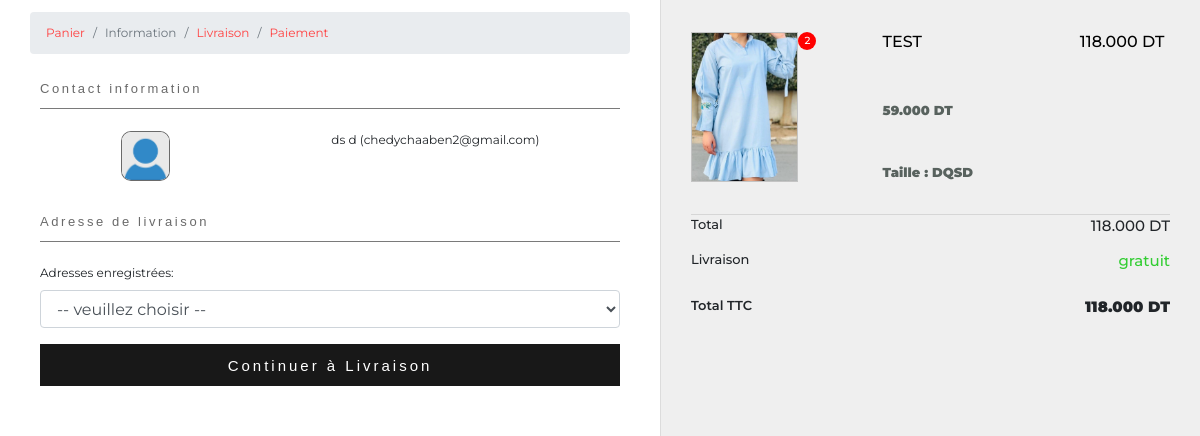
Screenshot of /checkout/step=information/ (signed in) with the database file from the repository.
### users/models.py (models this page shows, shortened)
class Account(AbstractBaseUser):
	prenom 					= models.CharField(max_length=30)
	nom 					= models.CharField(max_length=30)
	phone 					= models.CharField(max_length=30)
	email 					= models.EmailField(verbose_name="email", max_length=60, unique=True)
	date_joined				= models.DateTimeField(verbose_name='date joined', auto_now_add=True)
	last_login				= models.DateTimeField(verbose_name='last login', auto_now=True)
	is_admin				= models.BooleanField(default=False)
	is_active				= models.BooleanField(default=True)
	is_staff				= models.BooleanField(default=False)
	is_superuser			= models.BooleanField(default=False)
	USERNAME_FIELD = 'email' #login field
	objects = MyAccountManager()

class Profile(models.Model):
    user = models.OneToOneField(Account, on_delete=models.CASCADE) # CASCADE Means if the User is deleted , delete Profile too
    image = models.ImageField(default='default.jpg', upload_to='profile_pics')

### femalemodeapp/models.py (models this page shows, shortened)
class OrderArticle(models.Model): # create and order from that product taken
    user = models.ForeignKey(Account,
                            on_delete=models.CASCADE, blank=True, null=True)
    device = models.CharField(max_length=40, blank=True, null=True)
    article = models.ForeignKey(Article, on_delete=models.SET_NULL, blank=True, null=True)  #REMOVE NULLS
    quantity = models.IntegerField(default=1) # setting the quantity
    ordered = models.BooleanField(default=False)

class Article(models.Model):
    title = models.CharField(max_length=60)
    prix = models.DecimalField(default=0, max_digits=8, decimal_places=3)
    discount_prix = models.DecimalField(default=0, max_digits=7, decimal_places=3, null=True,blank=True)
    description = models.TextField(default='', null=True)
    label = models.TextField(default='', null=True)
    size = models.TextField(default='', null=True)
    color = models.TextField(default='', null=True)
    published = models.DateTimeField(default=datetime.datetime.now())
    images = models.ManyToManyField(ArticleImage, related_name='images')
    slug = AutoSlugField(('slug'), max_length=30, unique=True, populate_from=('title'))

class ArticleImage(models.Model):
    image = models.ImageField(upload_to='ArticleImgs')

### femalemodeapp/views.py (the view, shortened to what this page needs)
# urls.py: path('checkout/step=<step>/', femalemodeappviews.checkout,name='checkout'),
@login_required
def checkout(request,step):
    try:
        selected_order = Order.objects.get(user=request.user, ordered=False)
        if step == 'information':
            form = AdresseCreateForm(request.POST or None)
            context = {'adresses': Adresse.objects.filter(user=request.user),
                        'form':form,
                        'selected_order':selected_order,
                    }
            return render(request, 'checkout-information.html',context)
        else:
            messages.warning(request, f'Erreur, Contactez nous !')
            return redirect('/panier')
    except:# CHECKOUT IF THERE IS NO ORDER CREATED BEFORE WHICH IS AN ERROR
        messages.warning(request, f'Vous avez aucune Commande !')
        return redirect('/panier')

### femalemodeapp/forms.py
class AdresseCreateForm(forms.ModelForm):
    telephone = forms.DecimalField(label='Téléphone :',widget=forms.TextInput(attrs={'placeholder': 'Téléphone'}))
    adresse = forms.CharField(label='Adresse :',widget=forms.TextInput(attrs={'placeholder': 'Adresse'}))
    adresse2 = forms.CharField(label="Complément d'adresse :",widget=forms.TextInput(attrs={'placeholder': "Complément d'adresse (optionnel)"}),required=False)
    codepostal = forms.CharField(label='Code postal :',widget=forms.TextInput(attrs={'placeholder': 'Code postal (optionnel)'}),required=False)
    ville = forms.CharField(label='Ville :',widget=forms.TextInput(attrs={'placeholder': 'Ville (optionnel)'}),required=False)
    class Meta:
        model = Adresse
        fields = ['telephone', 'adresse', 'adresse2', 'ville', 'codepostal']#'prenom', 'nom', 'societe',

### femalemode/context_processors.py (called while the page is built, shortened)
def context_to_all_templates(request):
    quantity_of_articles = 0
    cart_total = 0
    if request.user.is_authenticated:
        biglist = OrderArticle.objects.filter(user=request.user, ordered=False)
        for element in range (len(biglist)):
            quantity_of_articles += biglist[element].quantity
            cart_total += (biglist[element].article.prix * biglist[element].quantity)
        count_articles = len(biglist)
        all_orderarticles = OrderArticle.objects.filter(user=request.user, ordered=False)
    return {'quantity_of_articles': quantity_of_articles,
            'cart_total': cart_total ,
            'count_articles': count_articles ,
            'all_orderarticles':all_orderarticles ,
            }

### templates/checkout-information.html (shortened to what this page needs)
{% extends "checkout_base.html" %}
{% load static %}
{% load mathfilters %}
{% load crispy_forms_tags %}
{% block content-left %}
<section class="section-breadcrumb" style="margin: auto;">
  <nav aria-label="breadcrumb">
      <ol class="breadcrumb" >
      <li class="breadcrumb-item"><a href="{% url 'cart' %}" style="color: #ff4040; text-decoration: none;">Panier</a></li>
      <li class="breadcrumb-item active" aria-current="page">Information</li>
      <li class="breadcrumb-item"><a href="{% url 'checkout' 'livraison' %}" style="color: #ff4040; text-decoration: none;">Livraison</a></li>
      <li class="breadcrumb-item"><a href="{% url 'checkout' 'paiement' %}" style="color: #ff4040; text-decoration: none;">Paiement</a></li>
      </ol>
  </nav>
</section>
<div class="main-box">
  <div class="top">
      <span>Contact information</span>
  </div>
  <div class="center">
      <div class="user-bar">
        <img src="{{ MEDIA_URL }}{{request.user.profile.image.url}}">
        <div class="text">
          <span>{%if request.user.nom != '' and request.user.prenom != '' %}{{request.user.nom}} {{request.user.prenom}} ({{request.user.email}}){%else%}{{request.user.email}}{%endif%}</span>
        </div>
      </div>
  </div>
</div>
<div class="main-box">
    <div class="top">
        <span>Adresse de livraison</span>
    </div>
    <div class="center">
          <form class="form-signin" method="POST">{% csrf_token %}
                    <div class="form-group">
                        <label>Adresses enregistrées:</label>
                        <div style="width: 100%;">
                            <select name="selected_adresse" class="form-control form-control-select" onchange="displayFunction(this.value)">
                                <option selected>-- veuillez choisir --</option>
                            </select>
                        </div>
                    </div>
            <div class="bottom">
                <button type="submit">Continuer à Livraison</button>
          </div>
        </form>
    </div>
</div>
{% endblock content-left %}

### templates/checkout_base.html (shortened to what this page needs)
{% load static %}
{% load mathfilters %}
<!DOCTYPE html>
<html lang="fr">
<head>
    <link rel="stylesheet" href="https://stackpath.bootstrapcdn.com/bootstrap/4.3.1/css/bootstrap.min.css">
    <link rel="stylesheet" href="{% static 'static/css/base.css' %}?v={% now "HMf" %}">
    <link rel="stylesheet" href="{% static 'static/css/homepage.css' %}?v={% now "HMf" %}">
    <link rel="stylesheet" href="{% static 'static/css/other.css' %}?v={% now "HMf" %}">
    </head>
<body>
    <section class="section-checkout">
        <div class="content">
            <div class="main">
                <div class="inside">
                    {% block content-left %}
                    {% endblock content-left %}
                </div>
            </div>
            <div class="aside">
                <div class="inside">
                                  {% for orderarticle in all_orderarticles %}
                                  <div class="cart-product" style="border-top: none;border-bottom: 1px solid #D6D6D6;">
                                      <div class="cart-product-left-data" style="display:flex;flex-direction: row;flex: 1 1 40%;">
                                          <a>
                                              <img src="{{ MEDIA_URL }}{{orderarticle.article.images.first.image.url}}">
                                          </a>
                                          <div style="font-size: 0.8571428571em;font-weight: 500;line-height: 1.75em;white-space: nowrap;text-align: center;border-radius: 1.75em;background-color: red;color: #fff;-webkit-box-sizing: border-box;box-sizing: border-box;width: 18px;height: 18px;">{{orderarticle.quantity}}</div>
                                      </div>
                                      <div class="cart-product-center-data" style="flex: 1 1 40%;">
                                          <h3>{{orderarticle.article.title}}</h3>
                                          <span>{{orderarticle.article.prix}} DT</span>
                                          <span>Taille : {{orderarticle.article.size}}</span>
                                      </div>
                                      <div class="cart-product-right-data">
                                          <h3>{{orderarticle.article.prix |mul:orderarticle.quantity}} DT</h3>
                                      </div>
                                  </div>
                                  {% endfor %}
                                <div class="order-summery-center-line">
                                    <span style="font-size: 13px;">Total</span>
                                    <span>{{cart_total}} DT</span>
                                </div>
                                <div class="order-summery-center-line">
                                    <span style="font-size: 13px;">Livraison</span>
                                    <span style="color: #32CD32">gratuit</span>
                                </div>
                                <div class="order-summery-bottom">
                                    <div class="order-summery-bottom-line">
                                        <span style="font-size: 13px;">Total TTC</span>
                                        <span style="font-weight: 900;" >{{cart_total}} DT</span>
                                    </div>
                                </div>
                      </div>
                    </section>
</body>
</html>

### templates/static/css/base.css (style rules this page uses)
body { font-family: 'Montserrat', sans-serif; font-size: 12px; background-color: #FFFFFF; width: 100%; height: 100%; min-height:100vh; display: block; overflow-x: hidden; }
button { background: transparent; box-shadow: 0px 0px 0px transparent; border: 0px solid transparent; text-shadow: 0px 0px 0px transparent; }

### templates/static/css/homepage.css (style rules this page uses)
ol { display: block; list-style-type: decimal; margin-block-start: 1em; margin-block-end: 1em; margin-inline-start: 0px; margin-inline-end: 0px; padding-inline-start: 40px; }

### templates/static/css/other.css (style rules this page uses)
.cart-product { display: flex; flex-wrap: nowrap; flex-direction: row; padding: 32px 0px; border-top: solid 1px; border-color: #C4C4C4; }
.cart-product-left-data { flex: 1 1 20%; }
.cart-product-left-data a img { max-height: 150px; max-width: 150px; border: 1px solid #C4C4C4;; }
.cart-product-center-data { flex: 1 1 60%; display: flex; flex-direction: column; justify-content: space-between; }
.cart-product-center-data h3 { font-size: 16px; color: #000000; }
.cart-product-center-data span { font-size: 13px; font-weight: 900; color: #58625e; }
.cart-product-right-data { flex: 1 1 20%; display: flex; flex-wrap: nowrap; justify-content: space-around; }
.cart-product-right-data h3 { font-size: 16px; color: #000000; }
.order-summery-center-line { display: flex; justify-content: space-between; padding-bottom: 12px; font-size: 15px; font-weight: 500; }
.order-summery-bottom { padding: 12px 0px; }
.order-summery-bottom-line { display: flex; justify-content: space-between; padding-bottom: 12px; font-size: 15px; font-weight: 600; }
ol { display: block; list-style-type: decimal; margin-block-start: 1em; margin-block-end: 1em; margin-inline-start: 0px; margin-inline-end: 0px; padding-inline-start: 40px; }
.section-checkout .content { display: flex; flex-direction: row; justify-content: center; min-height: 100vh; height: 100%; }
.section-checkout .content .main { flex: 1 1 55%; float: left; background-color: #FFFFFF; }
.section-checkout .content .main .inside { width: 100%; max-width: 700px; margin: auto; padding: 0px 30px; }
.section-checkout .content .aside { flex: 1 1 45%; float: right; background-color: #EFEFEF; border-left: 1px solid #DCDCDC; }
.section-checkout .content .aside .inside { width: 100%; max-width: 700px; margin: auto; padding: 0px 30px; }
.main-box { flex: 1 1 30%; margin: 0 10px; }
.main-box .top { padding: 10px 0px; line-height: 30px; color: #6a6a6a; font: normal normal normal 13px/1.4em avenir-lt-w01_35-light1475496,sans-serif; letter-spacing: 0.2em; }
.main-box .center { border-top: solid 1px; border-color: #7a7a7a; padding: 22px 0px; }
.main-box .bottom button { font: normal normal normal 15px/1.4em avenir-lt-w01_35-light1475496,sans-serif; width: 100%; border-color: #181818; background-color: #181818; color: #FFFFFF; height: 42px; letter-spacing: 0.2em; }
.user-bar { display: flex; flex-direction: row; flex-wrap: nowrap; justify-content: space-around; }
.user-bar img { max-width: 50px; max-height: 50px; border: 1px solid #6a6a6a; border-radius: 20%; }

### rows the page displays
Account: user.profile.image (placeholder picture), user.nom "ds", user.prenom "d", user.email "chedychaaben2@gmail.com"
OrderArticle: article.images.first.image (picture), quantity "2", article "TEST", article.prix "59.000", article.size "DQSD", article.prix|mul "118.000"

### other values shown
{{ cart_total }} "118.000"
